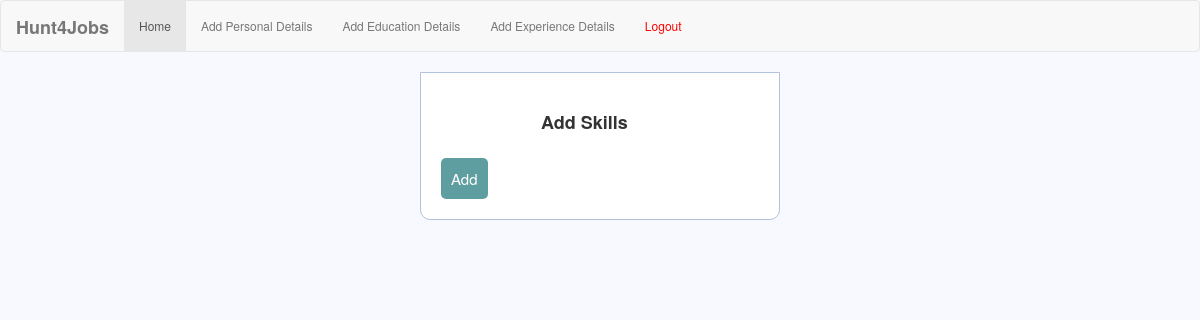
The page /add_skill.php on the database as committed earlier.
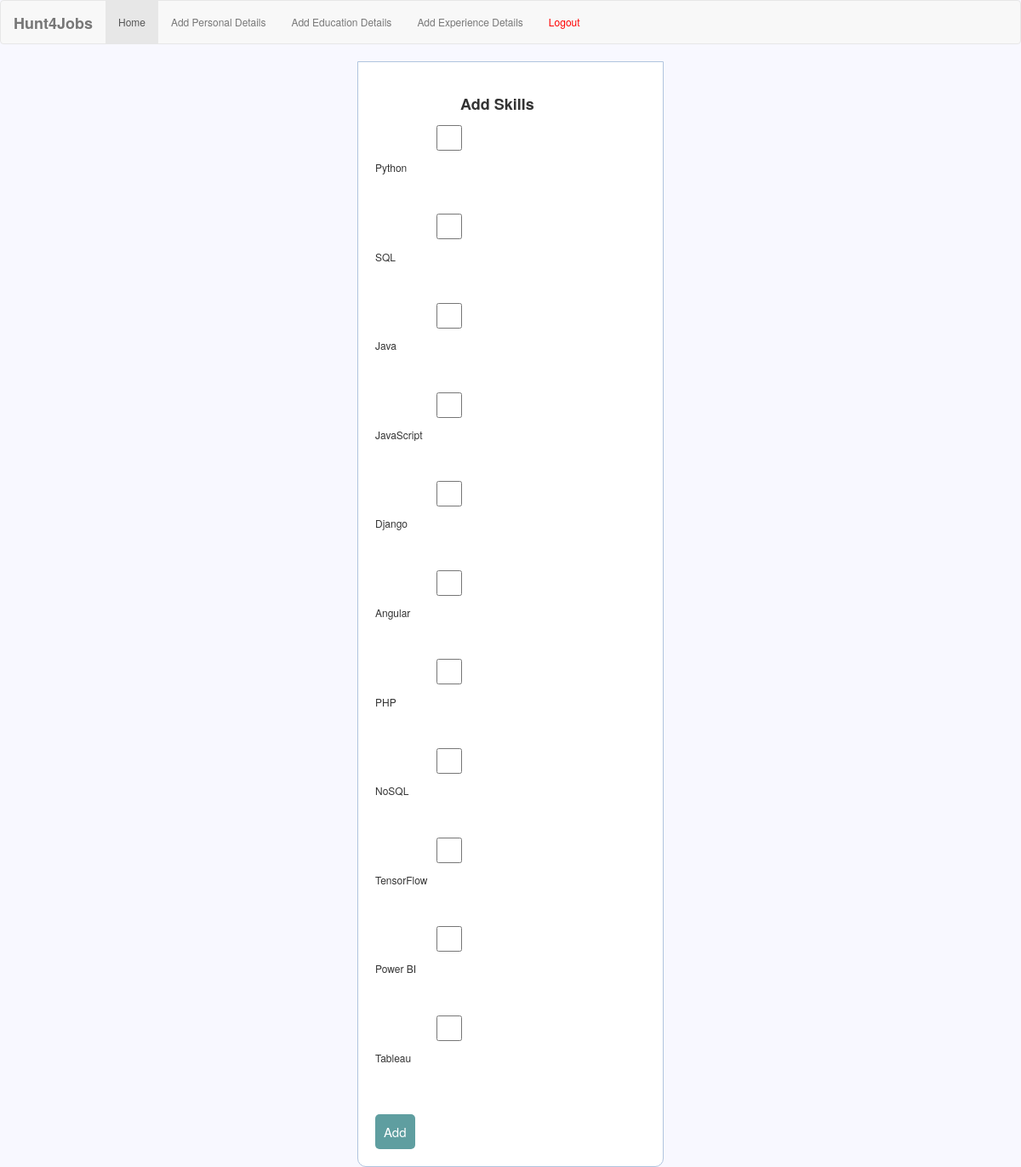
The same page on the database as committed later.
### tables this page shows
CREATE TABLE `skillset` (
  `Skillset_ID` int(255) NOT NULL,
  `Skill` varchar(255) NOT NULL
);

### add_skill.php (the view, shortened to what this page needs)
<!DOCTYPE html>
<html>
<head>
</head>
<link rel="stylesheet" href="https://maxcdn.bootstrapcdn.com/bootstrap/3.4.1/css/bootstrap.min.css">
<body>
  	<nav class="navbar navbar-default">
  <div class="container-fluid">
    <div class="navbar-header">
      <a class="navbar-brand" href="index.php"><b>Hunt4Jobs</b></a>
    </div>
    <ul class="nav navbar-nav">
      <li class="active"><a href="index.php">Home</a></li>
      <li><a href="add.html">Add Personal Details</a></li>
      <li><a href="add_education.html">Add Education Details</a></li>
      <li><a href="add_experience.php">Add Experience Details</a></li>
      <li><a href="index.php?logout='1'" style="color: red; float: right">Logout</a></li>
    </ul>
  </div>
</nav>
  <form action="add_skill.php" method="post" text-align="center" name="form4">
     <div class="form-group">
        <div class ="input-group">
              <h4 style ="padding-left: 100px;"><b><center> Add Skills </center></b></h4>
    <?php
    include_once("config.php");
$result = mysqli_query($mysqli, "SELECT * FROM skillset");
foreach($result as $row)
{
  echo "<input type='checkbox' name='skillset[]' value='".$row['Skillset_ID']."'>";
  echo "<h6>";
  echo $row['Skill'];
  echo "</h6>";
  echo "<br><br>";
}
?>
</div>
    </div>
      <input type="submit" class="btn btn-info" name="submit_skill" value="Add">
  </form>
</body>
</html>

### add_skill.php (style rules this page uses)
* { margin: 0px; padding: 0px; }
body { font-size: 120%; background: #F8F8FF; }
form, .content { width: 30%; margin: 0px auto; padding: 20px; border: 1px solid #B0C4DE; background: white; border-radius: 0px 0px 10px 10px; }
.input-group { margin: 10px 0px 10px 0px; }
.input-group input { height: 30px; width: 93%; padding: 5px 10px; font-size: 16px; border-radius: 5px; border: 1px solid gray; }
.btn { padding: 10px; font-size: 15px; color: white; background: #5F9EA0; border: none; border-radius: 5px; }

Rows that differ between the two databases and show on the page:
added skillset: Skill "Python"
added skillset: Skill "SQL"
added skillset: Skill "Java"
added skillset: Skill "JavaScript"
added skillset: Skill "Django"
added skillset: Skill "Angular"
added skillset: Skill "PHP"
added skillset: Skill "NoSQL"
added skillset: Skill "TensorFlow"
added skillset: Skill "Power BI"
added skillset: Skill "Tableau"
